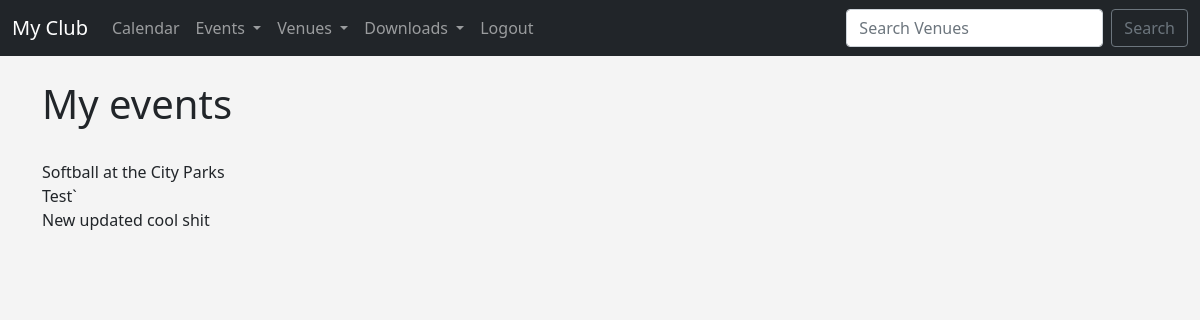
/my_events (signed in), run on the app's committed database.
### events/models.py (models this page shows)
class Event(models.Model):
    name = models.CharField('Event Name', max_length=120)
    event_date = models.DateTimeField('Event Date')
    venue = models.ForeignKey(Venue, blank=True, null=True, on_delete=models.CASCADE)
    manager = models.ForeignKey(User, blank=True, null=True, on_delete=models.SET_NULL)
    description = models.TextField(blank=True)
    attendees = models.ManyToManyField(MyClubUser, blank=True)
    def __str__(self):
        return self.name

### events/views.py (the view)
# urls.py: path('my_events', views.my_events, name='my_events'),
def my_events(request):
    if request.user.is_authenticated:
        me = request.user.id
        events = Event.objects.filter(attendees=me)
        return render(request, 'events/my_events.html', {
            'events': events
        })
    else:
        messages.success(request, 'You are not good to go!')
        return redirect('home')

### events/templates/events/my_events.html
{% extends 'events/base.html' %}
{% block content %}
<div style="text-align: left;">
    <h1>My events</h1>
            <br>
    {% for event in events %}
        {{ event }}<br>
    {% endfor %}
    </div>
{% endblock %}

### events/templates/events/base.html (style rules this page uses)
body { background-color: #f4f4f4; }

### data on the page
Event: name "Softball at the City Parks"
Event: name "Test`"
Event: name "New updated cool shit"
